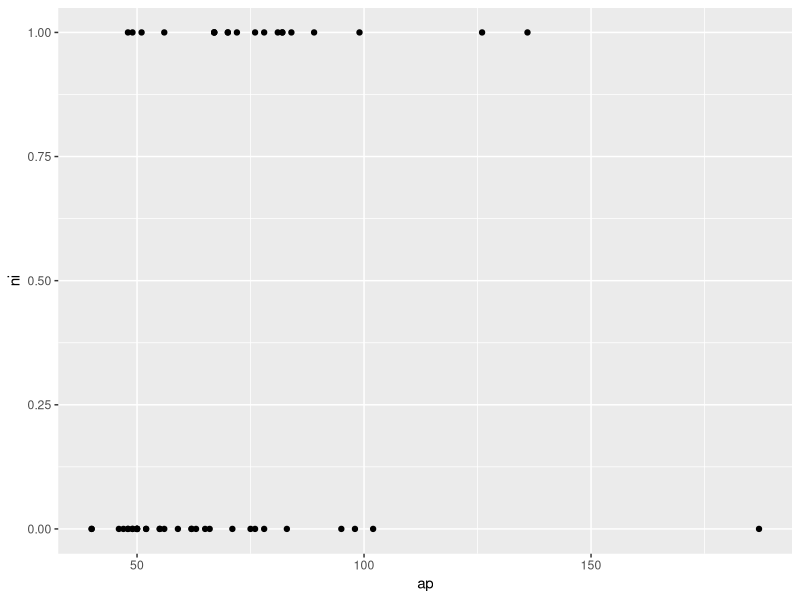
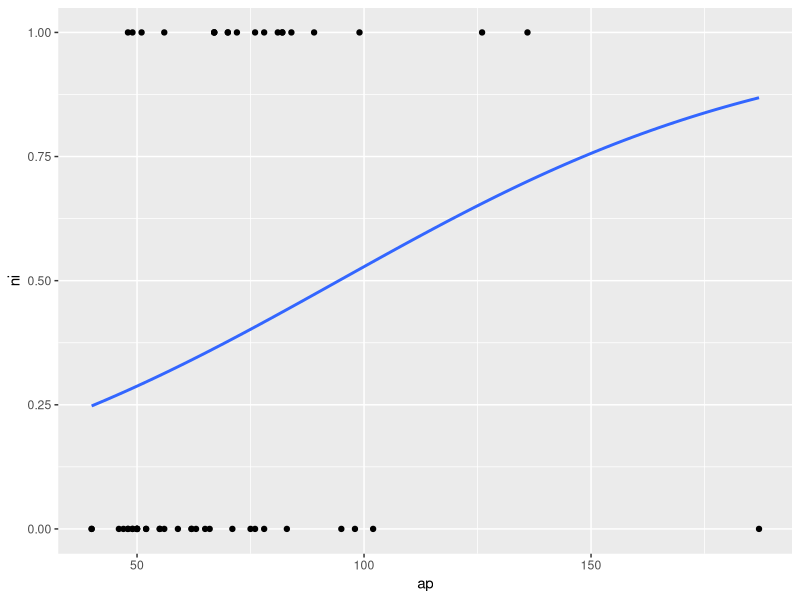

Source code (R) for these figures, in order:
## ---- chunk 1
library(tidyverse)
## ---- chunk 2
Node<-drop_na(read_csv(file = "NODE.CSV"))
head(Node)
## ---- chunk 3
pp<-ggplot(data = Node,aes(x=ap,y=ni))+geom_point()
pp
## ---- chunk 4
pp+stat_smooth(method = "glm",method.args=list(family="binomial"),se=F)
## ---- chunk 5
x.logit<-glm(ni~age,data=Node,family = binomial(link = "logit"))
summary(x.logit)
## ---- chunk 6
exp(cbind(OR=coef(x.logit),confint.default(x.logit,level = .95)))
## ---- chunk 7
x.logit.m<-glm(ni~stage+age+ap+grade,data = Node,family = binomial(link = "logit"))
summary(x.logit.m)
## ---- chunk 8
exp(cbind(OR=coef(x.logit.m),confint.default(x.logit.m,level = .95)))
